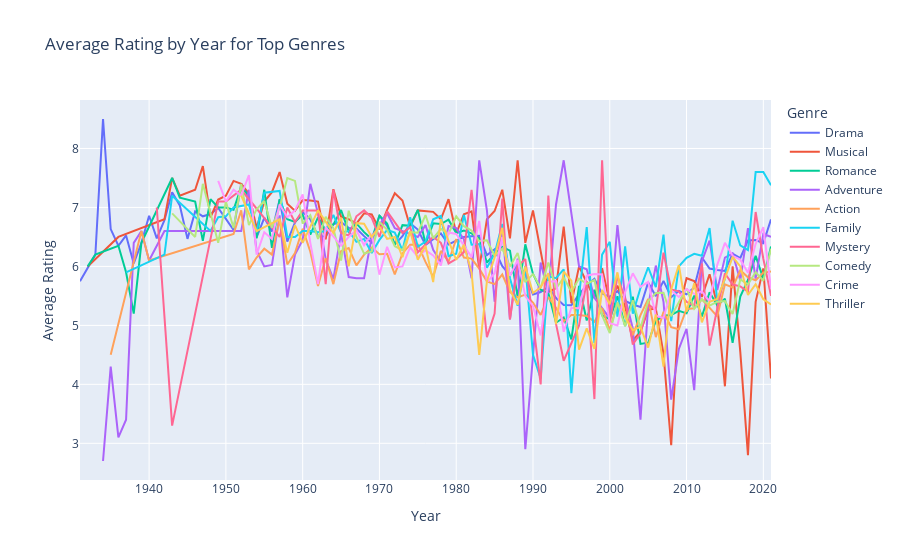

Here is the notebook cell this chart was saved with:
### Code cell
# Group data by Year and Genre, calculate average rating
avg_rating_by_year = df.groupby(['Year', 'Genre'])['Rating'].mean().reset_index()

# Get the top 10 genres
top_genres = df['Genre'].value_counts().head(10).index

# Filter the data to include only the top 3 genres
average_rating_by_year = avg_rating_by_year[avg_rating_by_year['Genre'].isin(top_genres)]

fig = px.line(average_rating_by_year, x='Year', y='Rating', color='Genre',
              title="Average Rating by Year for Top Genres",
              labels={'Year': 'Year', 'Rating': 'Average Rating', 'Genre': 'Genre'})

# Updating the details into chart like title and axis labels
fig.update_layout(title="Average Rating by Year for Top Genres",xaxis_title='Year', yaxis_title="Average Rating")

# Show the plot
fig.show()
